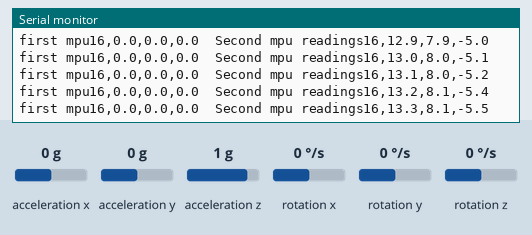
A sketch run on a simulated Arduino Uno, built with avr-gcc and run on an emulated ATmega328P. Shown: the last lines printed to the serial monitor. Wiring (inferred from the names in the program): MPU-6050 motion sensor at I2C address 0x68; MPU-6050 motion sensor at I2C address 0x69. Inputs (shaded band) come from the test bench; at power-on: acceleration x 0 g, acceleration y 0 g, rotation x 0 °/s, rotation y 0 °/s, rotation z 0 °/s, acceleration z 1 g.

Above: at 3.3 s.
3.4 s: acceleration x set to -1.4 g
At 3.43 s:
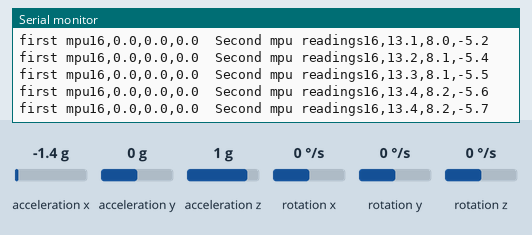
6.4 s: acceleration y set to -1.4 g
At 6.44 s:
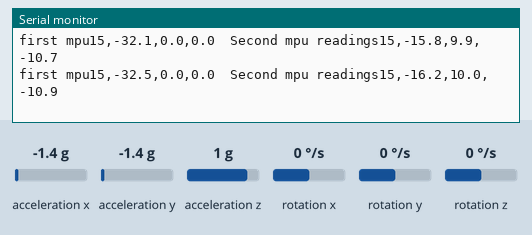
9.4 s: rotation x set to -100 °/s
At 9.41 s:
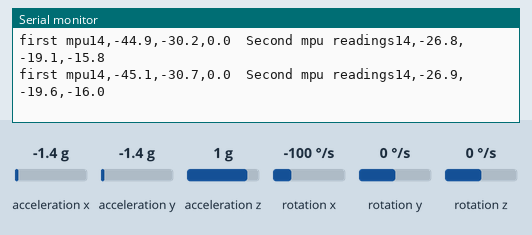
12.4 s: rotation y set to -192 °/s
At 12.41 s:
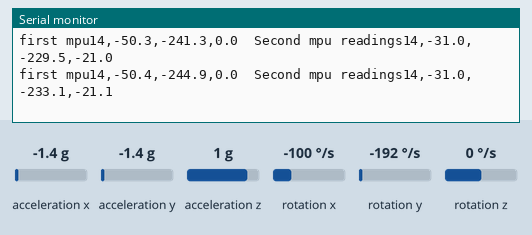
15.4 s: rotation z set to -100 °/s
At 15.41 s:
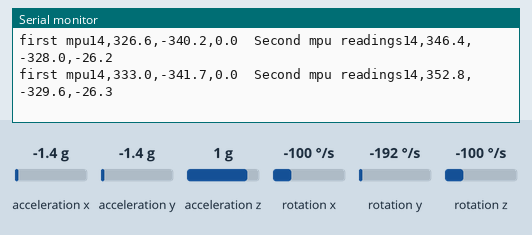
18.4 s: rotation y set to 100 °/s
At 18.42 s:
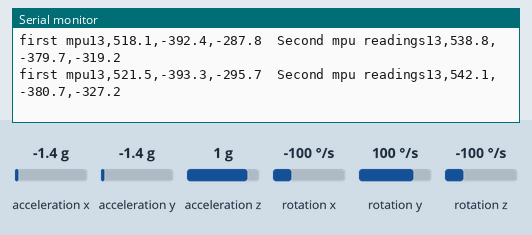
Timing chart, 0 to 21.4 s (numbered marks = the images above; inputs shaded):
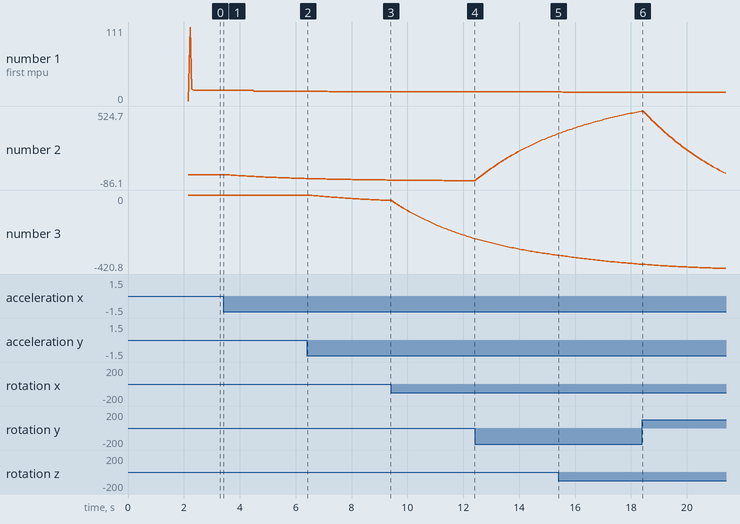

The sketch:

final.ino.ino
```cpp
#include <Wire.h>
const int MPU2=0x69,MPU1=0x68;
int temperature;
long loopTimer, loopTimer2;
long acc_x, acc_y, acc_z;
double accel_x, accel_y, accel_z;
long acc_x2, acc_y2, acc_z2;
double accel_x2, accel_y2, accel_z2;
double gyroRoll, gyroPitch, gyroYaw;
double gyroRoll2, gyroPitch2, gyroYaw2;
int gyro_x, gyro_y, gyro_z;
int gyro_x2, gyro_y2, gyro_z2;
long gyro_x_cal = -224, gyro_y_cal = 374, gyro_z_cal = 110;
long gyro_x_cal2 = -224, gyro_y_cal2= 366, gyro_z_cal2 = 112;
double rotation_x, rotation_y, rotation_z;
double rotation_x2, rotation_y2, rotation_z2;
double tau = 0.98;
double roll = 0;
double pitch = 0;
double tau2 = 0.98;
double roll2 = 0;
double pitch2 = 0;
double freq, dt;
double accelPitch, accelRoll;
double accelPitch2, accelRoll2;
// 250 deg/s --> 131.0, 500 deg/s --> 65.5, 1000 deg/s --> 32.8, 2000 deg/s --> 16.4
long scaleFactorGyro = 65.5;

// 2g --> 16384 , 4g --> 8192 , 8g --> 4096, 16g --> 2048
long scaleFactorAccel = 8192;
void setup(){
     // Start
  Wire.begin();
  Serial.begin(9600);
  setup_mpu_registers(MPU1);
  setup_mpu_registers(MPU2);
   // Calibration
  Serial.println("Calibrating gyro, place on level surface and do not move.");

  // Take 3000 readings for each coordinate and then find average offset

 // Average the values
  gyro_x_cal /= 3000;
  gyro_y_cal /= 3000;
  gyro_z_cal /= 3000;

 // Display headers
  Serial.print("\nNote 1: Yaw is not filtered and will drift!\n");
  Serial.print("\nNote 2: Make sure sampling frequency is ~250 Hz\n");
  Serial.print("Sampling Frequency (Hz)\t\t");
  Serial.print("Roll (deg)\t\t");
  Serial.print("Pitch (deg)\t\t");
  Serial.print("Yaw (deg)\t\t\n");
  delay(2000);

}
void setup_mpu_registers( const int MPU)
{
     //Activate the MPU-6050
  Wire.beginTransmission(MPU);
  Wire.write(0x6B);
  Wire.write(0x00);
  Wire.endTransmission();

  // Configure the accelerometer
  // Wire.write(0x__);
  // Wire.write; 2g --> 0x00, 4g --> 0x08, 8g --> 0x10, 16g --> 0x18
  Wire.beginTransmission(MPU);
  Wire.write(0x1C);
  Wire.write(0x08);
  Wire.endTransmission();

  // Configure the gyro
  // Wire.write(0x__);
  // 250 deg/s --> 0x00, 500 deg/s --> 0x08, 1000 deg/s --> 0x10, 2000 deg/s --> 0x18
  Wire.beginTransmission(MPU);
  Wire.write(0x1B);
  Wire.write(0x08);
  Wire.endTransmission();
}
void read_mpu_6050_data()
{
  Wire.beginTransmission(0x68);
  Wire.write(0x3B);
  Wire.endTransmission();
  Wire.requestFrom(0x68, 14);

  // Read data --> Temperature falls between acc and gyro registers
  while(Wire.available() < 14);
  acc_x = Wire.read() << 8 | Wire.read();
  acc_y = Wire.read() << 8 | Wire.read();
  acc_z = Wire.read() << 8 | Wire.read();
  temperature = Wire.read() <<8 | Wire.read();
  gyro_x = Wire.read()<<8 | Wire.read();
  gyro_y = Wire.read()<<8 | Wire.read();
  gyro_z = Wire.read()<<8 | Wire.read();

}
void read_mpu_6050_data2()
{
  Wire.beginTransmission(0x69);
  Wire.write(0x3B);
  Wire.endTransmission();
  Wire.requestFrom(0x69, 14);

  // Read data --> Temperature falls between acc and gyro registers
  while(Wire.available() < 14);
  acc_x2 = Wire.read() << 8 | Wire.read();
  acc_y2 = Wire.read() << 8 | Wire.read();
  acc_z2 = Wire.read() << 8 | Wire.read();
  temperature = Wire.read() <<8 | Wire.read();
  gyro_x2 = Wire.read()<<8 | Wire.read();
  gyro_y2 = Wire.read()<<8 | Wire.read();
  gyro_z2 = Wire.read()<<8 | Wire.read();

}
void loop()
{
  freq = 1/((micros() - loopTimer2) * 1e-6);
  loopTimer2 = micros();
  dt = 1/freq;
    // Read the raw acc data from MPU-6050
  read_mpu_6050_data2();
    // Read the raw acc data from second MPU-6050
  read_mpu_6050_data();
  gyro_x -= gyro_x_cal;
  gyro_y -= gyro_y_cal;
  gyro_z -= gyro_z_cal;

  // Convert to instantaneous degrees per second
  rotation_x = (double)gyro_x / (double)scaleFactorGyro;
  rotation_y = (double)gyro_y / (double)scaleFactorGyro;
  rotation_z = (double)gyro_z / (double)scaleFactorGyro;

  // Convert to g force
  accel_x = (double)acc_x / (double)scaleFactorAccel;
  accel_y = (double)acc_y / (double)scaleFactorAccel;
  accel_z = (double)acc_z / (double)scaleFactorAccel;

  // Complementary filter
  accelPitch = atan2(accel_y, accel_z) * RAD_TO_DEG;
  accelRoll = atan2(accel_x, accel_z) * RAD_TO_DEG;

  pitch = (tau)*(pitch + rotation_x*dt) + (1-tau)*(accelPitch);
  roll = (tau)*(roll - rotation_y*dt) + (1-tau)*(accelRoll);

  gyroPitch += rotation_x*dt;
  gyroRoll -= rotation_y*dt;
  gyroYaw += rotation_z*dt;

  Serial.print("first mpu");
  // Data out serial monitor
  Serial.print(freq,0);   Serial.print(",");
  Serial.print(roll,1);   Serial.print(",");
  Serial.print(pitch,1);  Serial.print(",");
  Serial.print(gyroYaw,1);
  Serial.print('\t');

  // Wait until the loopTimer reaches 4000us (250Hz) before next loop
  while (micros() - loopTimer <= 4000);
  loopTimer = micros();

  //For second mpu
  gyro_x2 -= gyro_x_cal2;
  gyro_y2 -= gyro_y_cal2;
  gyro_z2 -= gyro_z_cal2;

  // Convert to instantaneous degrees per second
  rotation_x2 = (double)gyro_x2 / (double)scaleFactorGyro;
  rotation_y2 = (double)gyro_y2 / (double)scaleFactorGyro;
  rotation_z2 = (double)gyro_z2 / (double)scaleFactorGyro;

  // Convert to g force
  accel_x2 = (double)acc_x2 / (double)scaleFactorAccel;
  accel_y2 = (double)acc_y2 / (double)scaleFactorAccel;
  accel_z2 = (double)acc_z2 / (double)scaleFactorAccel;

  // Complementary filter
  accelPitch2 = atan2(accel_y2, accel_z2) * RAD_TO_DEG;
  accelRoll2 = atan2(accel_x2, accel_z2) * RAD_TO_DEG;

  pitch2 = (tau2)*(pitch2 + rotation_x2*dt) + (1-tau2)*(accelPitch2);
  roll2 = (tau2)*(roll2 - rotation_y2*dt) + (1-tau2)*(accelRoll2);

  gyroPitch2 += rotation_x2*dt;
  gyroRoll2 -= rotation_y2*dt;
  gyroYaw2 += rotation_z2*dt;
  // Data out serial monitor
  Serial.print("Second mpu readings");
  Serial.print(freq,0);   Serial.print(",");
  Serial.print(roll2,1);   Serial.print(",");
  Serial.print(pitch2,1);  Serial.print(",");
  Serial.println(gyroYaw2,1);

  // Wait until the loopTimer reaches 4000us (250Hz) before next loop
  while (micros() - loopTimer <= 4000);
  loopTimer = micros();
}
```

Measured:
- plotted number 2: 0 → -32.5 after the input at 3.4 s
